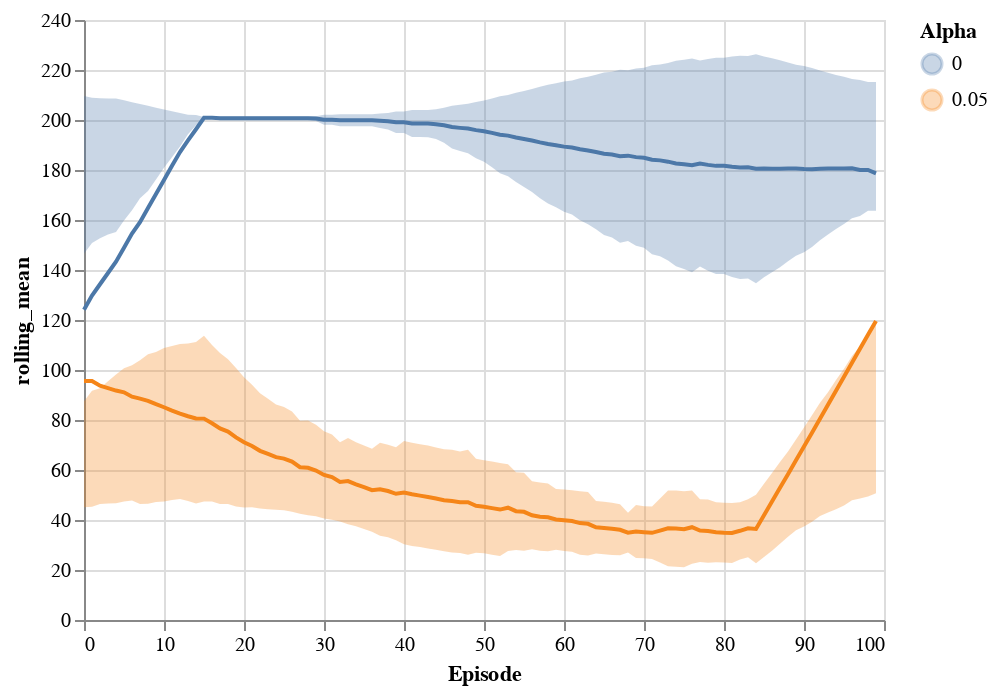

Notebook code cell kept with this figure:
### Code cell
chart = (
    base.mark_line()
    .transform_aggregate(mean_ep_len="mean(ep_len)", groupby=["Episode", "Alpha"])
    .transform_window(rolling_mean="mean(mean_ep_len)", frame=[-15, 15])
    .encode(x="Episode", y="rolling_mean:Q", color=alt.Color("Alpha:N"),)
)
band = (
    base.mark_errorband(extent="stdev")
    .transform_window(rolling_mean="mean(ep_len)", frame=[-15, 15])
    .encode(x="Episode", y="rolling_mean:Q", color=alt.Color("Alpha:N"),)
)

(chart + band)

### Figure 1 — Vega-Lite specification as saved in the notebook (floating-point values rounded to 4 significant figures; data arrays with more than 128 entries replaced by an {"elided": "..."} marker saying what was removed)
{"config": {"view": {"continuousWidth": 400, "continuousHeight": 300}}, "layer": [{"mark": "line", "encoding": {"color": {"type": "nominal", "field": "Alpha"}, "x": {"type": "quantitative", "field": "Episode"}, "y": {"type": "quantitative", "field": "rolling_mean"}}, "transform": [{"aggregate": [{"op": "mean", "field": "ep_len", "as": "mean_ep_len"}], "groupby": ["Episode", "Alpha"]}, {"window": [{"op": "mean", "field": "mean_ep_len", "as": "rolling_mean"}], "frame": [-15, 15]}]}, {"mark": {"type": "errorband", "extent": "stdev"}, "encoding": {"color": {"type": "nominal", "field": "Alpha"}, "x": {"type": "quantitative", "field": "Episode"}, "y": {"type": "quantitative", "field": "rolling_mean"}}, "transform": [{"window": [{"op": "mean", "field": "ep_len", "as": "rolling_mean"}], "frame": [-15, 15]}]}], "data": {"name": "data-9d300c830fb99e3ab629f81452d24131"}, "$schema": "https://vega.github.io/schema/vega-lite/v4.8.1.json", "datasets": {"data-9d300c830fb99e3ab629f81452d24131": {"elided": "1000 records"}}}
